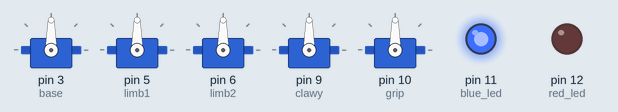
This sketch was run on a simulated Arduino Uno, built with avr-gcc and run on an emulated ATmega328P. Parts: 5 × servo, output pins drawn as LEDs (lit = HIGH).

Above: at 0.1 s.
At 0.6 s:
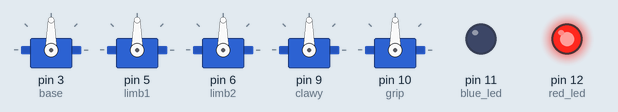
At 4.6 s:
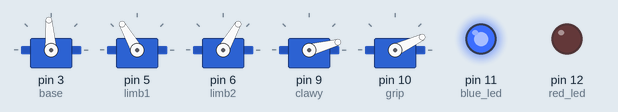
At 11.4 s:
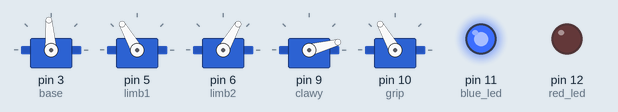
At 18.2 s:
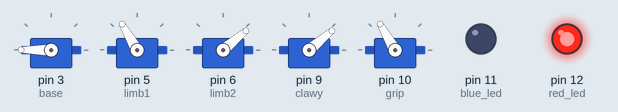
At 33.3 s:
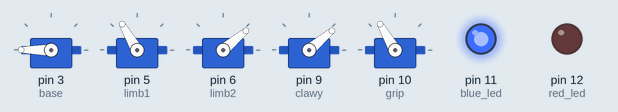
Timing chart, 0 to 40.0 s (numbered marks = the images above):
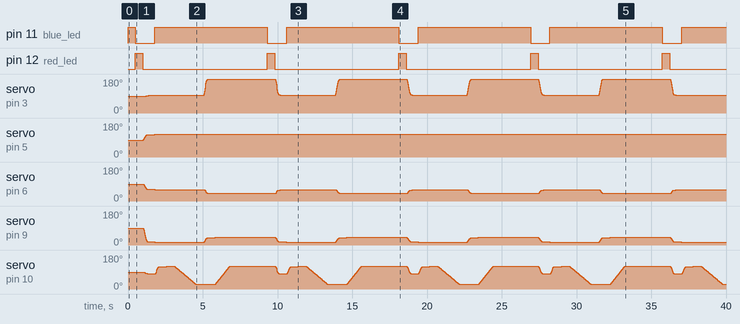

The sketch:

manipulationAdhoc.ino
```cpp
#include <Servo.h>

Servo base;  // create Servo object to control a servo
Servo limb1;  // create Servo object to control a servo
Servo limb2;  // create Servo object to control a servo
//Servo clawx;  // create Servo object to control a servo
Servo clawy;  // create Servo object to control a servo
Servo grip;  // create Servo object to control a servo


int pos;    // variable to store the servo position
int basepos;
int limb1pos;
int limb2pos;
int clawxpos;
int clawypos;
int grippos;
int baseend;
int limb1end;
int limb2end;
//int clawxend;
int clawyend;
int gripend;

int blue_led = 11;
int red_led = 12;

void setup() {
  base.attach(3); //Servo3
  limb1.attach(5); //Servo1
  limb2.attach(6); //Servo5
  //clawx.attach(9); //Servo4
  clawy.attach(9); //Servo2
  grip.attach(10); //Servo6

  pinMode(blue_led, OUTPUT);
  pinMode(red_led, OUTPUT);

  Serial.begin(9600);
}

void loop() {
  digitalWrite(blue_led, HIGH);
  delay(500);
  digitalWrite(blue_led, LOW);

  digitalWrite(red_led, HIGH);
  delay(500);
  digitalWrite(red_led, LOW);

  starting();

  digitalWrite(blue_led, HIGH);
  pickWaste();
  delay(500);
  dropWaste();
  delay(2000);
  digitalWrite(blue_led, LOW);
}

void starting(){
  linearMove(94,120,60,15,80, 50);
}

void pickWaste(){
  linearMove(94,120,60,15,120, 50);
  delay(500);
  grabWaste();
}

void dropWaste(){
  linearMove(180,120,40,40,25, 50);
  relWaste();
}

void grabWaste(){
  grippos = grip.read();
  for (pos = grippos; pos>=25; pos -= 1){
      grip.write(pos);
      delay(15);
  }
}

void relWaste(){
  grippos = grip.read();
  for (pos = grippos; pos<=120; pos += 1){
      grip.write(pos);
      delay(10);
  }
}

void linearMove(int baseEnd, int limb1End, int limb2End, int clawyEnd, int gripEnd, int steps) {
    for (int i = 0; i <= steps; i++) {
        base.write(map(i, 0, steps, base.read(), baseEnd));
        limb1.write(map(i, 0, steps, limb1.read(), limb1End));
        limb2.write(map(i, 0, steps, limb2.read(), limb2End));
        clawy.write(map(i, 0, steps, clawy.read(), clawyEnd));
        grip.write(map(i, 0, steps, grip.read(), gripEnd));
        delay(15);
    }
}
```

Measured:
- by itself, pin 11 (blue_led): repeats every 8.8 s: LOW 1.3 s, HIGH 7.5 s
- by itself, pin 12 (red_led): alternates HIGH for 0.50 s and LOW for 8.3 s
- by itself, servo on pin 5 (limb1): moves from 90° to 120° over 0.75 s
